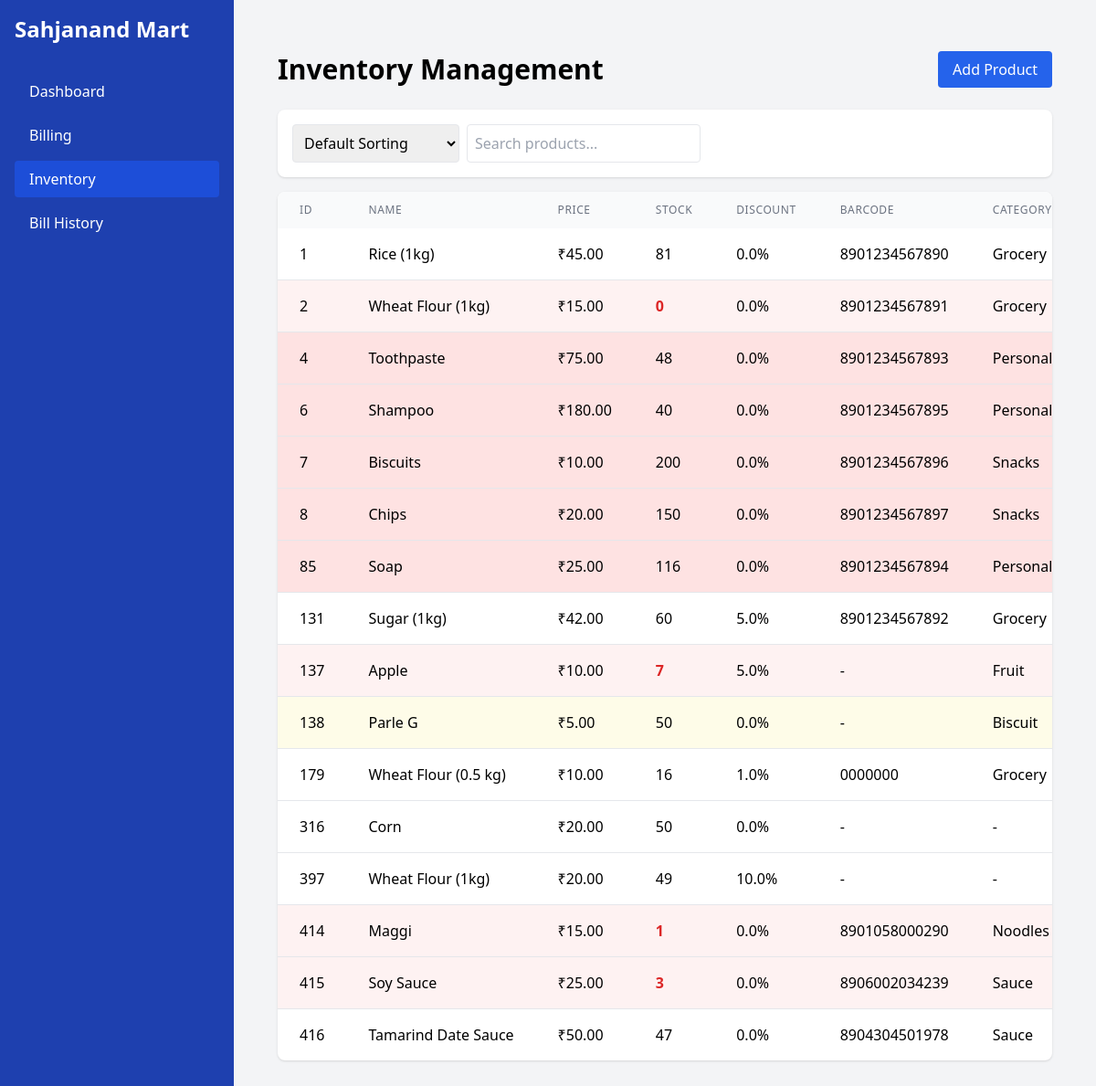
The page /inventory on the database as committed earlier.
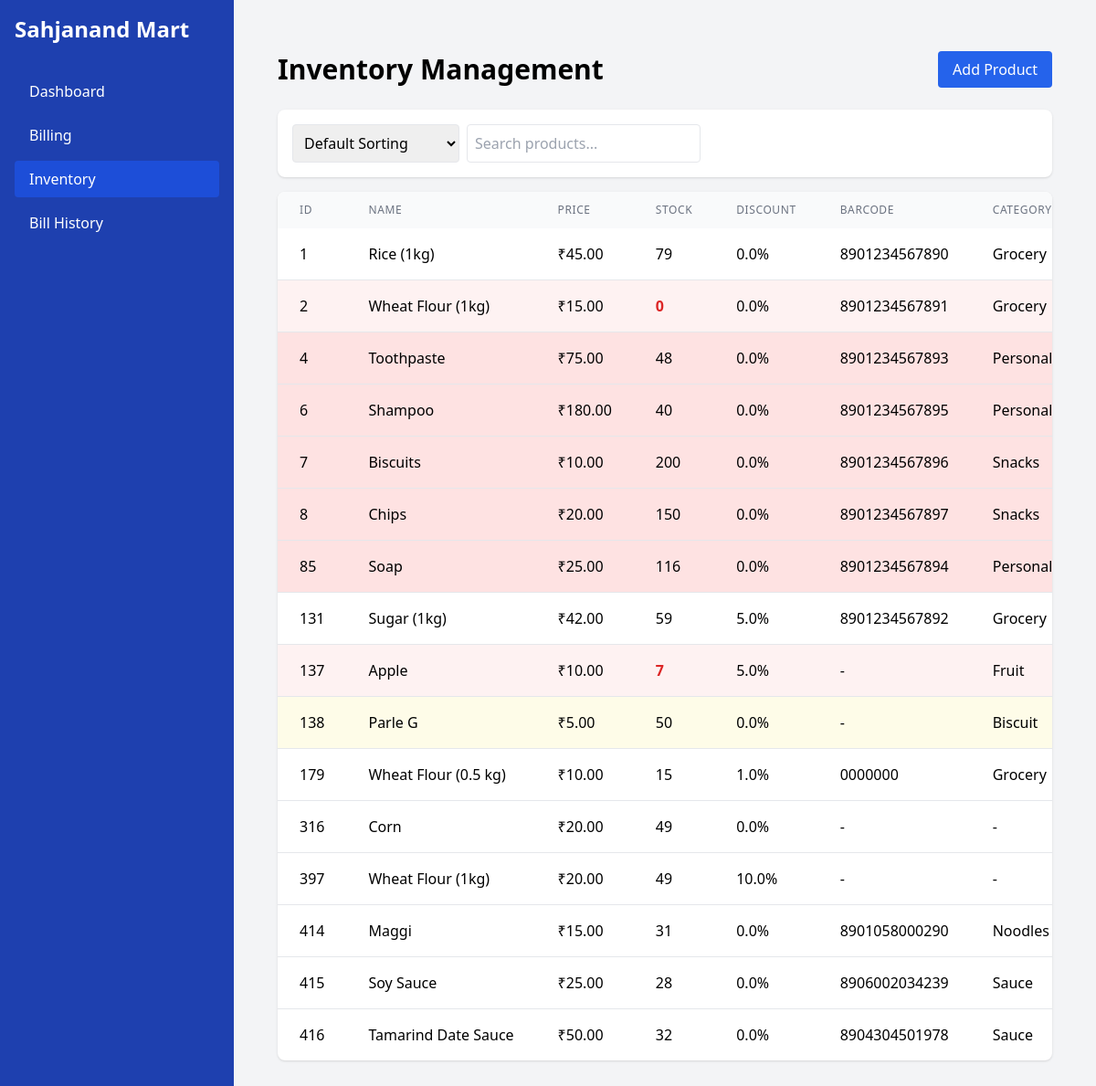
The same page on the database as committed later.
### tables this page shows
CREATE TABLE products (
    id INTEGER PRIMARY KEY AUTOINCREMENT,
    name TEXT NOT NULL,
    price REAL NOT NULL,
    stock INTEGER NOT NULL DEFAULT 0,
    barcode TEXT UNIQUE,
    category TEXT,
    expiry_date TEXT,
    created_at TIMESTAMP DEFAULT CURRENT_TIMESTAMP
, discount REAL DEFAULT 0);

### backend/app.py (the view)
@app.route('/inventory')
def inventory():
    db = get_db()
    products = db.execute('''
        SELECT *,
        CASE
            WHEN expiry_date IS NULL THEN 0
            WHEN expiry_date < date('now') THEN 1
            ELSE 0
        END as is_expired,
        CASE
            WHEN expiry_date IS NULL THEN 0
            WHEN expiry_date BETWEEN date('now') AND date('now', '+30 days') THEN 1
            ELSE 0
        END as is_expiring_soon
        FROM products
    ''').fetchall()
    product_list = []
    for product in products:
        product_dict = dict(product)
        if product_dict['expiry_date']:
            try:
                product_dict['expiry_date'] = datetime.strptime(product_dict['expiry_date'], '%Y-%m-%d').date()
            except (ValueError, TypeError):
                product_dict['expiry_date'] = None
        product_list.append(product_dict)
    return render_template('inventory.html', products=product_list)

### backend/app.py (called while the page is built)
@app.teardown_appcontext
def teardown_db(exception):
    close_db()

### backend/db.py (called while the page is built)
def get_db():
    if 'db' not in g:
        g.db = sqlite3.connect(current_app.config['DATABASE'])
        g.db.row_factory = sqlite3.Row
    return g.db

### templates/inventory.html (shortened to what this page needs)
{% extends "base.html" %}
{% block content %}
<div class="container mx-auto px-4 py-6">
    <div class="flex justify-between items-center mb-6">
        <h1 class="text-3xl font-bold">Inventory Management</h1>
        <button id="addProductBtn" class="bg-blue-600 text-white py-2 px-4 rounded hover:bg-blue-700">
            Add Product
        </button>
    </div>
    <div class="flex justify-between items-center mb-4 bg-white p-4 rounded-lg shadow">
        <div class="flex space-x-2">
            <select id="sortBy" class="border rounded p-2">
                <option value="default">Default Sorting</option>
            </select>
            <input type="text" id="searchInput" placeholder="Search products..." class="border rounded p-2 w-64">
        </div>
    </div>
    <div class="bg-white rounded-lg shadow overflow-hidden">
        <div class="overflow-x-auto">
            <table class="w-full">
                <thead class="bg-gray-50">
                    <tr>
                        <th class="px-6 py-3 text-left text-xs font-medium text-gray-500 uppercase tracking-wider">ID</th>
                        <th class="px-6 py-3 text-left text-xs font-medium text-gray-500 uppercase tracking-wider">Name</th>
                        <th class="px-6 py-3 text-left text-xs font-medium text-gray-500 uppercase tracking-wider">Price</th>
                        <th class="px-6 py-3 text-left text-xs font-medium text-gray-500 uppercase tracking-wider">Stock</th>
                        <th class="px-6 py-3 text-left text-xs font-medium text-gray-500 uppercase tracking-wider">Discount</th>
                        <th class="px-6 py-3 text-left text-xs font-medium text-gray-500 uppercase tracking-wider">Barcode</th>
                        <th class="px-6 py-3 text-left text-xs font-medium text-gray-500 uppercase tracking-wider">Category</th>
                    </tr>
                </thead>
                <tbody class="divide-y divide-gray-200" id="productTableBody">
                    {% for product in products %}
                    <tr class="{% if product.stock <= 10 %}bg-red-50{% elif product.is_expired %}bg-red-100{% elif product.is_expiring_soon %}bg-yellow-50{% endif %}">
                        <td class="px-6 py-4 whitespace-nowrap">{{ product.id }}</td>
                        <td class="px-6 py-4 whitespace-nowrap">{{ product.name }}</td>
                        <td class="px-6 py-4 whitespace-nowrap">₹{{ "%.2f"|format(product.price) }}</td>
                        <td class="px-6 py-4 whitespace-nowrap">
                            <span class="{% if product.stock <= 10 %}text-red-600 font-bold{% endif %}">
                                {{ product.stock }}
                            </span>
                        </td>
                        <td class="px-6 py-4 whitespace-nowrap">{{ product.discount }}%</td>
                        <td class="px-6 py-4 whitespace-nowrap">{{ product.barcode or '-' }}</td>
                        <td class="px-6 py-4 whitespace-nowrap">{{ product.category or '-' }}</td>
                    </tr>
                    {% endfor %}
                </tbody>
            </table>
        </div>
    </div>
</div>
{% endblock %}

Rows that differ between the two databases and show on the page:
changed products "Rice (1kg)": stock "81" → "79"
changed products "Sugar (1kg)": stock "60" → "59"
changed products "Wheat Flour (0.5 kg)": stock "16" → "15"
changed products "Corn": stock "50" → "49"
changed products "Maggi": stock "1" → "31"
changed products "Soy Sauce": stock "3" → "28"
changed products "Tamarind Date Sauce": stock "47" → "32"
